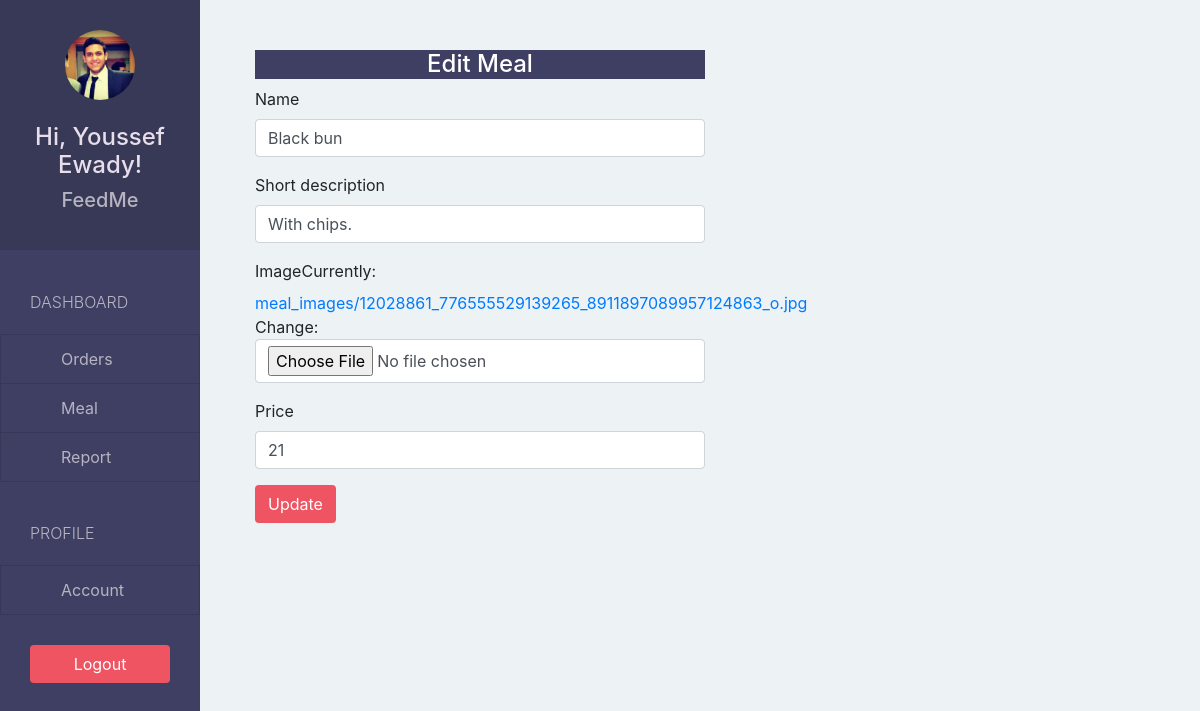
Page /restaurant/meal/edit/3 (signed in) on the committed database.
### foodtaskerapp/models.py (models this page shows, shortened)
class Restaurant(models.Model):
    user = models.OneToOneField(User, on_delete=models.CASCADE, related_name='restaurant')
    name = models.CharField(max_length=500)
    phone = models.CharField(max_length=500)
    address = models.CharField(max_length=500)
    logo = models.ImageField(upload_to='restaurant_logo/', blank=False)

class Meal(models.Model):
    restaurant = models.ForeignKey(Restaurant, on_delete=models.CASCADE)
    name = models.CharField(max_length=500)
    short_description = models.CharField(max_length=500)
    image = models.ImageField(upload_to='meal_images/', blank=False)
    price = models.IntegerField(default=0)

### foodtaskerapp/views.py (the view)
# urls.py: url(r'^restaurant/meal/edit/(?P<meal_id>\d+)$', views.restaurant_edit_meal, name = 'restaurant-edit-meal'),
@login_required(login_url='/restaurant/sign-in/')
def restaurant_edit_meal(request, meal_id):
    form = MealForm(instance=Meal.objects.get(id = meal_id))
    if request.method == "POST":
        form = MealForm(request.POST, request.FILES, instance = Meal.objects.get(id = meal_id))
        if form.is_valid():
            form.save();
            return redirect(restaurant_meal)
    return render(request, 'restaurant/edit_meal.html', {
    "form": form
    })

### foodtaskerapp/forms.py
class MealForm(forms.ModelForm):
    class Meta:
        model = Meal
        exclude = ("restaurant",)

### foodtaskerapp/templates/restaurant/edit_meal.html (shortened to what this page needs)
{% extends 'restaurant/base.html'%}
{% load bootstrap4 %}
{% block page %}
    <div class="col-lg-offset-2 col-lg-8">
      <div class="panel">
        <div class="panel-heading bg-blue">
          <h4 class="panel-tittle text-center text-white">
            Edit Meal
          </h4>
        </div>
        <div class="panel-body">
          <form method="POST" enctype="multipart/form-data">
            {% bootstrap_form form %}
            <button type="submit" class="btn btn-pink">Update</button>
          </form>
        </div>
      </div>
    </div>
{% endblock %}

### foodtaskerapp/templates/restaurant/base.html (shortened to what this page needs)
{% extends 'base.html' %}
{% block sidebar %}
    {% url 'restaurant-order' as restaurant_order_url %}
    {% url 'restaurant-meal' as restaurant_meal_url %}
    {% url 'restaurant-report' as restaurant_report_url %}
    {% url 'restaurant-account' as restaurant_account_url %}
    <div class="text-center">
      <img class="rounded-circle" src="{{ MEDIA_URL }}{{ request.user.restaurant.logo }}"
          width="70" height="70"/>
      <br/>
      <br/>
      <h4>Hi, {{ request.user.get_full_name }}</h4>
      <h5>{{ request.user.restaurant.name }}</h5>
    </div>
    <div class="list-group">
      <span class="text-uppercase">Dashboard</span>
      <a href="{% url 'restaurant-order' %}"
          class="list-group-item  {% if request.path == restaurant_order_url %} active {% endif%}">
          Orders
        </a>
      <a href="{% url 'restaurant-meal' %}"
          class="list-group-item {% if request.path == restaurant_meal_url %} active {% endif%}">Meal</a>
      <a href="{% url 'restaurant-report' %}"
          class="list-group-item {% if request.path == restaurant_report_url %} active {% endif%}">Report</a>
      <span class="text-uppercase">Profile</span>
      <a href="{% url 'restaurant-account' %}"
      class="list-group-item {% if request.path == restaurant_account_url %} active {% endif%}">Account</a>
    </div>
    <div class="class text-center">
      <a href="{% url 'restaurant-sign-out' %}?next={{ request.path }}"
          class="btn btn-pink">Logout</a>
    </div>
{% endblock %}

### foodtaskerapp/static/css/style.css (style rules this page uses)
body { padding-top: 50px; background-color: #EDF2F5; overflow: auto; }
.bg-blue { background-color: #3F3F63; }
.text-white { color: white; }
.btn-pink { color: white; background-color: #EE5462; }
.sidebar > div:first-child { padding: 30px 10px; font-weight: bold; font-size: 15px; background-color: #383957; }
.sidebar > div:first-child > h4 { color: #e8deeb; }
.sidebar > div:first-child > h5 { color: #b6b4c1; }
.sidebar .list-group { padding: 0; background-color: #3f3f63; }
.sidebar .list-group > span { color: #b6b4c1; display: black; margin-top: 20px; padding: 20px 30px; font-size: 16px; font-weight: 300; }
.sidebar .list-group .list-group-item, .sidebar .list-group .list-group-item:focus { background-color: #3F3F63; color: #b6b4c1; border-radius: 0; padding-left: 60px; padding-right: 30px; }
.sidebar > div:last-child { padding: 30px; }
.sidebar > div:last-child .btn { width: 100%; }

### rows in the picture
Meal: name "Black bun", short_description "With chips.", price "21"

### other values in the picture
{{ request.user.get_full_name }} "Youssef Ewady!"
{{ request.user.restaurant.name }} "FeedMe"
